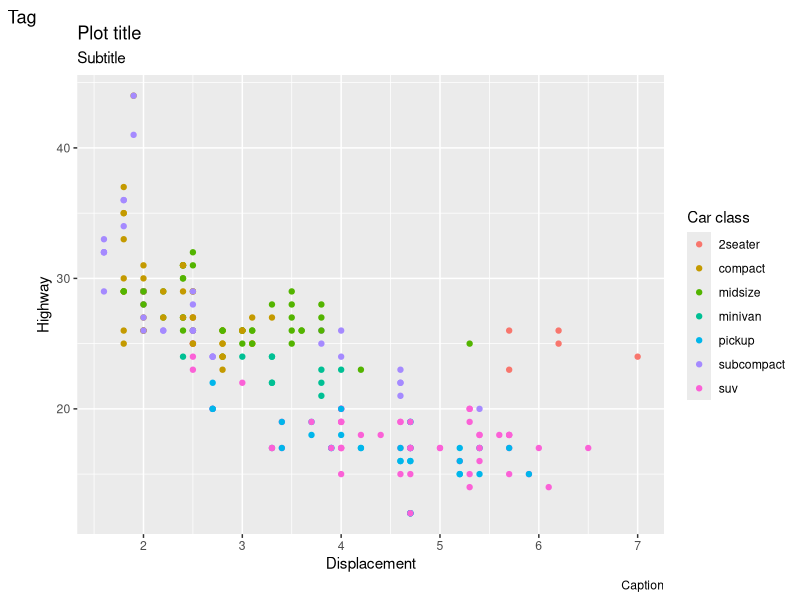

Reproduce this figure in R.
library(tidyverse)

mpg %>%
  ggplot(aes(x = displ, y = hwy, color = class)) +
  geom_point() +
  labs(
    x = "Displacement",
    y = "Highway",
    color = "Car class",
    title = "Plot title",
    subtitle = "Subtitle",
    caption = "Caption",
    tag = "Tag"
  )
